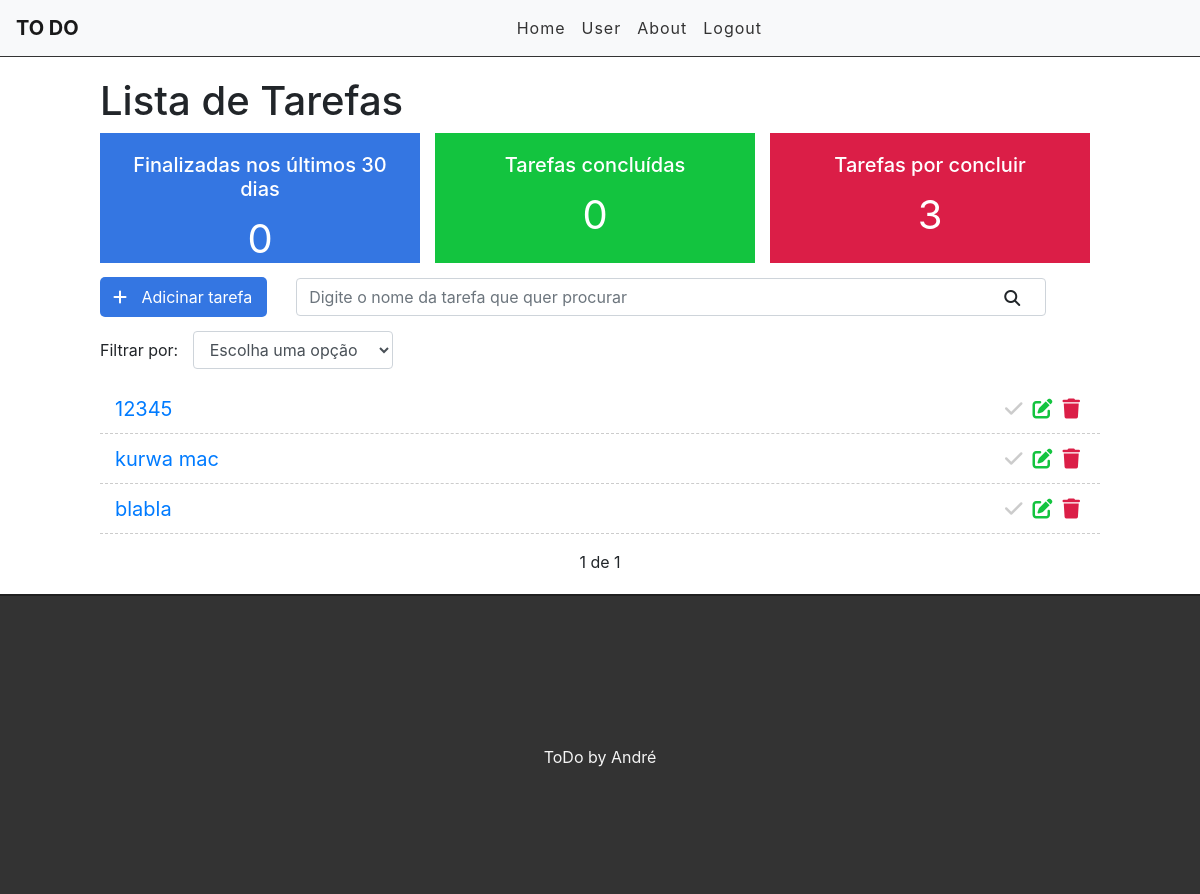
The page / (signed in) on the database as committed earlier.
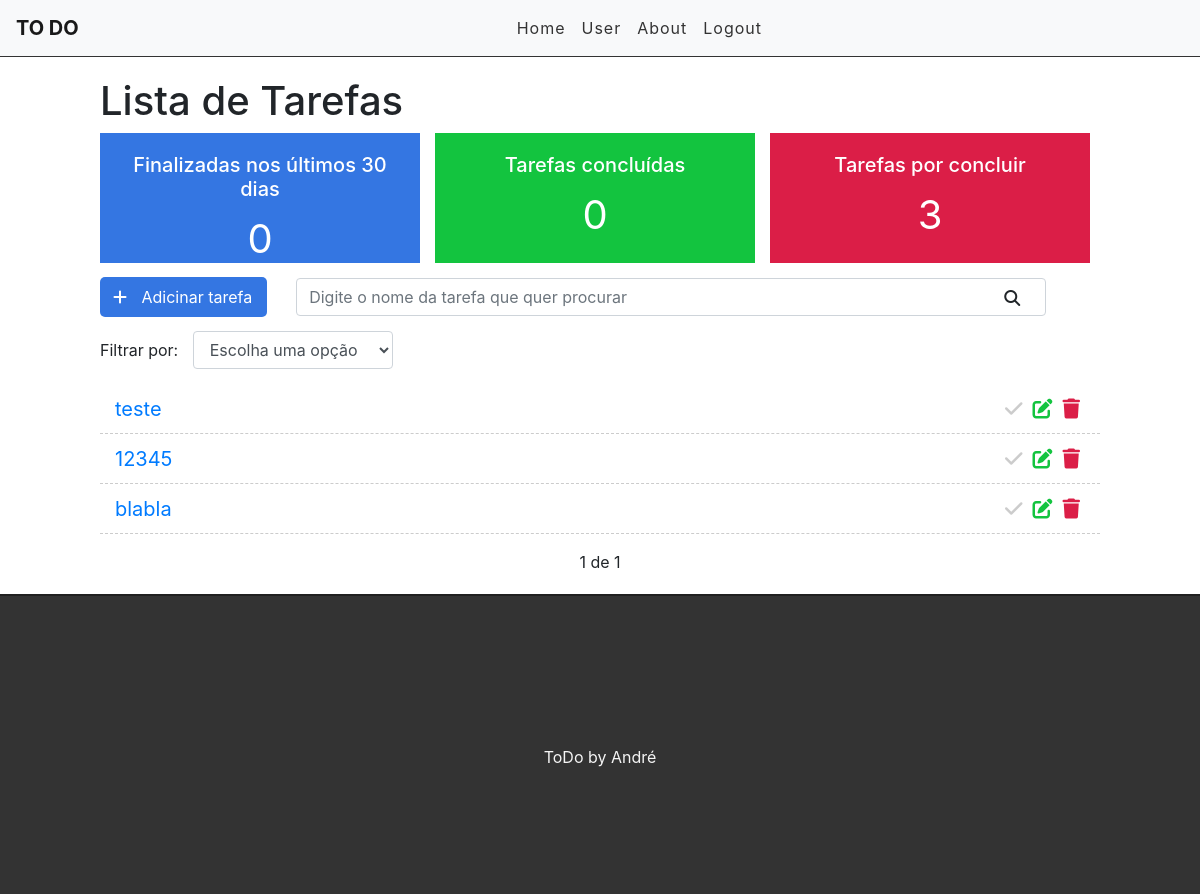
The same page on the database as committed later.
### tasks/models.py (models this page shows, shortened)
class Task(models.Model):
    STATUS = (
        ('doing', 'Doing'),
        ('done', 'Done'),
    )
    title = models.CharField(max_length=255)
    description = models.TextField()
    done = models.CharField(
        max_length=5,
        choices=STATUS,
    )
    user = models.ForeignKey(get_user_model(), on_delete=models.CASCADE)
    created_at = models.DateTimeField(auto_now_add=True)
    updated_at = models.DateTimeField(auto_now=True)

### tasks/views.py (the view)
# urls.py: path('', views.taskList, name='tasks-list'),
@login_required
def taskList(request):
    search = request.GET.get('search')
    filter = request.GET.get('filter')
    tasksDoneRecently = Task.objects.filter(done='done', updated_at__gt=datetime.datetime.now()-datetime.timedelta(days=30), user=request.user).count()
    tasksDone = Task.objects.filter(done='done', user=request.user).count()
    tasksDoing = Task.objects.filter(done='doing', user=request.user).count()
    if search:
        tasks = Task.objects.filter(title__icontains=search, user=request.user)
    elif filter:
        tasks = Task.objects.filter(done=filter, user=request.user)
    else:
        tasks_list = Task.objects.all().order_by('-created_at').filter(user=request.user)
        paginator = Paginator(tasks_list, 3)
        page = request.GET.get('page')
        tasks = paginator.get_page(page)
    return render(request, 'tasks/list.html', {'tasks': tasks, 'tasksrecently': tasksDoneRecently, 'tasksdone': tasksDone, 'tasksdoing': tasksDoing})

### tasks/templates/tasks/list.html (shortened to what this page needs)
{% extends 'base.html' %}
{% block content %}
    <div class="offset-1 col-10 list-div">
        <h1>Lista de Tarefas</h1>
        <div class="container dashboard">
            <div class="col-4 dashboard-box" id="dashboard-lastdays">
                <h4>Finalizadas nos últimos 30 dias</h4>
                <span>{{ tasksrecently }}</span>
            </div>
            <div class="col-4 dashboard-box" id="dashboard-done">
                <h4>Tarefas concluídas</h4>
                <span>{{ tasksdone }}</span>
            </div>
            <div class="col-4 dashboard-box" id="dashboard-doing">
                <h4>Tarefas por concluir</h4>
                <span>{{ tasksdoing }}</span>
            </div>
        </div>
        <a id="add-link" href="newtask/">
            <div class=" col-2 add-div">
                <i class="fas fa-plus"></i> Adicinar tarefa
            </div>
        </a>
        <div class="col-9 search-div">
            <form method="GET" id="search-form">
                <input class="form-control" type="text" id="search" name="search" placeholder="Digite o nome da tarefa que quer procurar" value="{{ request.GET.search }}">
                <i class="fas fa-search" id="search-btn"></i>
            </form>
        </div>
        <div class="col-12 filter-div">
            <span>Filtrar por:</span>
            <select name="filter" id="filter" class="form-control">
                <option value="">Escolha uma opção</option>
            </select>
        </div>
        <ul class="task-list">
            {% for task in tasks %}
            {% if task.done == 'doing' %}
                <li class="task-item">
            {% else %}
            <li class="task-item done">
            {% endif %}
                    <span><a href="/task/{{task.id}}">{{task.title}}</a></span>
                    <a href="delete/{{task.id}}" class="delete-btn"><span><i class="fas fa-trash"></i></span></a>
                    <a href="edit/{{task.id}}"><span><i class="fas fa-edit"></i></span></a>
                    <a href="changestatus/{{task.id}}"><span><i class="fas fa-check"></i></span></a>
                </li>
            {% endfor %}
        </ul>
        <div class="pagination">
            <span class="step-links">
                {% if tasks.paginator.num_pages %}
                <span class="current">
                    {{ tasks.number }} de {{ tasks.paginator.num_pages }}
                </span>
                {% endif %}
            </span>
        </div>
    </div>
{% endblock %}

### tasks/templates/base.html (shortened to what this page needs)
{% load static %}
<!DOCTYPE html>
<html lang="en">
<head>
    <link rel="stylesheet" href="https://stackpath.bootstrapcdn.com/bootstrap/4.5.2/css/bootstrap.min.css">
    <link rel="stylesheet" href="{% static 'css/styles.css' %}">
</head>
<body>
    <div class="container-fluid">
        <nav class="navbar navbar-expand-lg navbar-light bg-light">
            <a class="navbar-brand" href="/">TO DO</a>
            <div class="collapse navbar-collapse" id="navbarSupportedContent">
              <ul class="navbar-nav mr-auto">
                {% if user.is_authenticated %}
                <li class="nav-item">
                  <a class="nav-link" href="/">Home</a>
                </li>
                <li class="nav-item">
                    <a class="nav-link" href="#">User</a>
                </li>
                {% else %}
                  <li class="nav-item">
                    <a class="nav-link" href="/accounts/login">Login</a>
                  </li>
                {% endif %}
                <li class="nav-item">
                    <a class="nav-link" href="#">About</a>
                </li>
                {% if user.is_authenticated %}
                    <a class="nav-link" href="/accounts/logout">Logout</a>
                {% endif %}
              </ul>
            </div>
        </nav>
        {% block content %}{% endblock %}
       <footer>
          <p>ToDo by André</p>
       </footer>
    </div>
</body>
</html>

### tasks/static/css/styles.css (style rules this page uses)
.container-fluid { padding: 0; }
.navbar { border-bottom: 1px solid #333; margin-bottom: 20px; }
.navbar-nav { margin: auto; }
.navbar-brand { font-weight: bold; }
.navbar-light .navbar-nav a.nav-link { color: #333; letter-spacing: 1px; }
.dashboard { padding: 0; width: 100%; display: block; }
.dashboard h4 { font-size: 20px; }
.dashboard span { font-size: 40px; display: block; width: 100%; }
.dashboard-box { float: left; background-color: #dfdfdf; color: #FFF; padding: 20px; box-sizing: border-box; height: 130px; width: 32%; text-align: center; }
.dashboard-box:nth-child(2) { margin-left: 1.5%; margin-right: 1.5%; }
#dashboard-lastdays { background-color: #3476e2; }
#dashboard-done { background-color: #13c43f; }
#dashboard-doing { background-color: #db1e47; }
#add-link { text-decoration: none; }
.add-div { background-color: #3476e2; cursor: pointer; display: inline-block; color: #FFF; padding: 8px; border-radius: 5px; margin-right: 25px; }
.fas.fa-plus { color: #FFF; margin-right: 10px; margin-left: 5px; }
.fas.fa-search { position: absolute; top: 12px; right: 26px; cursor: pointer; }
.search-div { padding: 0px; margin-top: 15px; margin-bottom: 15px; display: inline-block; }
.filter-div { margin-bottom: 15px; padding: 0; }
#filter { display: inline-block; width: 200px; margin-left: 10px; }
.list-div { padding: 0; }
.task-list { padding-left: 0; }
.task-item { list-style: none; font-size: 20px; height: 50px; padding: 0 15px; padding-top: 10px; border-bottom: 1px dashed #ccc; }
.fas.fa-trash, .fas.fa-edit, .fas.fa-check { cursor: pointer; margin: 5px; font-size: 20px; float: right; }
.fas.fa-trash { color: #db1e47; }
.fas.fas.fa-edit { color: #13c43f; }
.fas.fas.fa-check { color: #ccc; }
footer { background-color: #333; height: 300px; border-top: 2px solid #202020; }
footer p { color: #f5f5f5; text-align: center; top: 50%; position: relative; }
.pagination { margin-bottom: 20px; }
.step-links { position: relative; margin-left: auto; margin-right: auto; }
.step-links .current { margin-left: 5px; margin-right: 5px; }

Rows that differ between the two databases and show on the page:
removed Task: title "kurwa mac"
added Task: title "teste"
